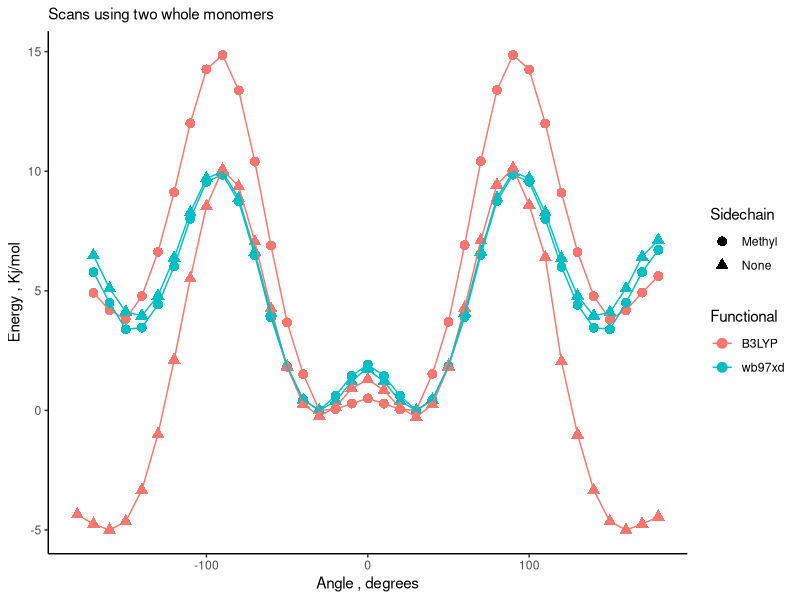
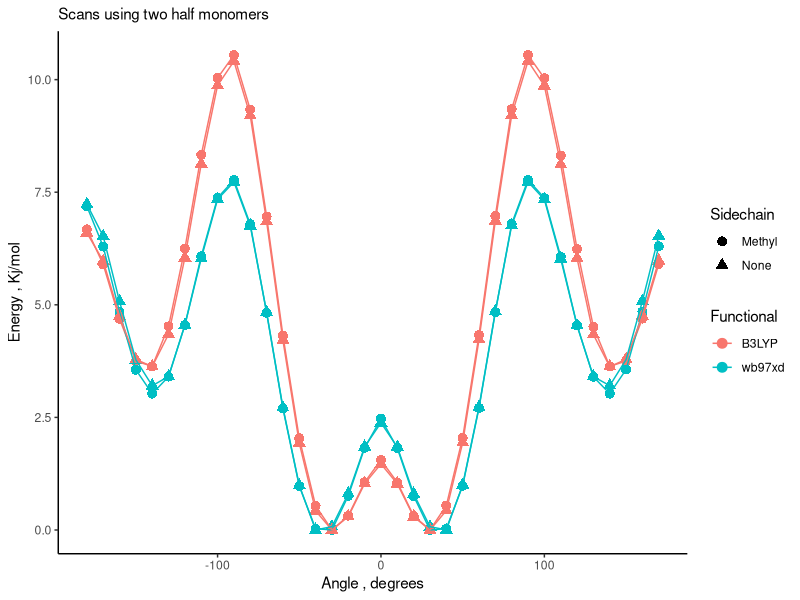

The R source for these figures, in order:
library("tidyverse")

b3lyp_no_methyl <- read.table("b3lyp_no_methyl_two_mon.txt") %>%
	rename(Angle=V1, Energy=V2) %>%
	mutate(Angle = round(Angle)) %>%
	mutate(Functional="B3LYP") %>%
	mutate(Sidechain="None") %>%
	mutate(Energy= Energy*27211.4/10.36) %>%
	mutate(Energy = Energy - min(Energy) - 5) %>%
	mutate(Angle = ifelse((Angle>180 & Angle<=360),Angle-360,Angle)) %>%
	arrange(Angle)

xb97xdp_no_methyl <- read.table("wb97xd_no_methyl_two_mon.txt") %>%
	rename(Angle=V1, Energy=V2) %>%
	mutate(Angle = round(Angle)) %>%
	mutate(Functional="wb97xd") %>%
	mutate(Sidechain="None") %>%
	mutate(Energy= Energy*27211.4/10.36) %>%
	mutate(Energy = Energy - min(Energy)) %>%
	mutate(Angle = ifelse((Angle>180 & Angle<=360),Angle-360,Angle)) %>%
	arrange(Angle)

b3lyp_with_methyl <- read.table("b3lyp_with_methyl_two_mon.txt") %>%
	rename(Angle=V1, Energy=V2) %>%
	mutate(Angle = round(Angle)) %>%
	mutate(Functional="B3LYP") %>%
	mutate(Sidechain="Methyl") %>%
	mutate(Energy= Energy*27211.4/10.36) %>%
	mutate(Energy = Energy - min(Energy)) %>%
	mutate(Angle = ifelse((Angle>180 & Angle<=360),Angle-360,Angle)) %>%
	arrange(Angle)

wb97xd_with_methyl <- read.table("wb97xd_with_methyl_two_mon.txt") %>%
	rename(Angle=V1, Energy=V2) %>%
	mutate(Angle = round(Angle)) %>%
	mutate(Functional="wb97xd") %>%
	mutate(Sidechain="Methyl") %>%
	mutate(Energy= Energy*27211.4/10.36) %>%
	mutate(Energy = Energy - min(Energy)) %>%
	mutate(Angle = ifelse((Angle>180 & Angle<=360),Angle-360,Angle)) %>%
	arrange(Angle)

data <- bind_rows(b3lyp_with_methyl, wb97xd_with_methyl, xb97xdp_no_methyl, b3lyp_no_methyl) %>%
	filter(Energy < 30) %>%
	ggplot(aes(x=Angle,y=Energy, color=Functional, shape=Sidechain, group=interaction(Functional,Sidechain))) +
		geom_point(size=3) +
		geom_line() +
		labs(x="Angle , degrees", y="Energy , Kj/mol",
			subtitle="Scans using two whole monomers") + 
		theme_classic() 
	ggsave("outer_dihedral_scans_two_mon.pdf")


b3lyp_no_methyl <- read.table("b3lyp_no_methyl_two_half_mon.txt") %>%
	rename(Angle=V1, Energy=V2) %>%
	mutate(Angle = round(Angle)) %>%
	mutate(Angle = Angle-180) %>%
	mutate(Functional="B3LYP") %>%
	mutate(Sidechain="None") %>%
	mutate(Energy= Energy*27211.4/10.36) %>%
	mutate(Energy = Energy - min(Energy)) %>%
	mutate(Angle = ifelse((Angle< -180),Angle+360,Angle)) %>%
	arrange(Angle)

xb97xdp_no_methyl <- read.table("wb97xd_no_methyl_two_half_mon.txt") %>%
	rename(Angle=V1, Energy=V2) %>%
	mutate(Angle = round(Angle)) %>%
	mutate(Angle = Angle-180) %>%
	mutate(Functional="wb97xd") %>%
	mutate(Sidechain="None") %>%
	mutate(Energy= Energy*27211.4/10.36) %>%
	mutate(Energy = Energy - min(Energy)) %>%
	mutate(Angle = ifelse((Angle< -180),Angle+360,Angle)) %>%
	arrange(Angle)

b3lyp_with_methyl <- read.table("b3lyp_with_methyl_two_half_mon.txt") %>%
	rename(Angle=V1, Energy=V2) %>%
	mutate(Angle = round(Angle)) %>%
	mutate(Angle = Angle-180) %>%
	mutate(Functional="B3LYP") %>%
	mutate(Sidechain="Methyl") %>%
	mutate(Energy= Energy*27211.4/10.36) %>%
	mutate(Energy = Energy - min(Energy)) %>%
	mutate(Angle = ifelse((Angle< -180),Angle+360,Angle)) %>%
	arrange(Angle)

wb97xd_with_methyl <- read.table("wb97xd_with_methyl_two_half_mon.txt") %>%
	rename(Angle=V1, Energy=V2) %>%
	mutate(Angle = round(Angle)) %>%
	mutate(Angle = Angle-180) %>%
	mutate(Functional="wb97xd") %>%
	mutate(Sidechain="Methyl") %>%
	mutate(Energy= Energy*27211.4/10.36) %>%
	mutate(Energy = Energy - min(Energy)) %>%
	mutate(Angle = ifelse((Angle< -180),Angle+360,Angle)) %>%
	arrange(Angle)

data <- bind_rows(b3lyp_with_methyl, wb97xd_with_methyl, xb97xdp_no_methyl, b3lyp_no_methyl) %>%
	filter(Energy < 30) %>%
	ggplot(aes(x=Angle,y=Energy, color=Functional, shape=Sidechain, group=interaction(Functional,Sidechain))) +
		geom_point(size=3) +
		geom_line() +
		labs(x="Angle , degrees", y="Energy , Kj/mol",
			subtitle="Scans using two half monomers") + 
		theme_classic() 
	ggsave("outer_dihedral_scans_two_half_mon.pdf")
